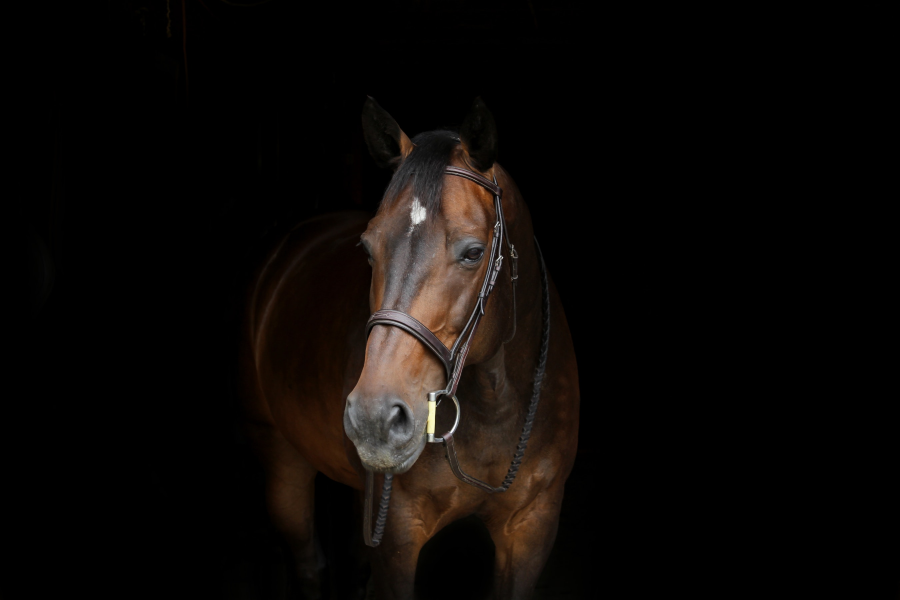
#> input picture data/horse.jpg, 2700 x 1800 px (shown at 1/3 size)
$ jupyter execute 30-Histograms-01.ipynb
#> lines starting #> are read from the running program, lines starting #| are printed output that depends on the picture
# Histograms (1/3)

Histogram is a visual interpreatation of the distribution of a continuous feature. It can also display a general trend of the frequency (kernel density estimation plot - a frequency distribyution graph).

## Image Histograms

For images, we can display the frequency of values for colors. Each of the three RGB channels has values between 0 and 255. We can plot these as 3 histograms on top of each other to see how much of each channel there is.

`0` value denotes minimal intensity (black colour) so if we have peaks near `0` that means we have lots of pixels of black color.

It is possible to create image histograms with matplotlib and OpenCV.

[cell 1]
import cv2
import numpy as np
import matplotlib.pyplot as plt

[cell 2]
dark_horse = cv2.imread('../data/horse.jpg') # Original OpenCV channeling is BGR
#> dark_horse is the input picture: shape (1800, 2700, 3); mean B, G, R 6.9, 8.9, 12
# print(type(dark_horse)) # check if image loading was successful
# plt.imshow(dark_horse)
show_horse = cv2.cvtColor(dark_horse, cv2.COLOR_BGR2RGB) # OpenCV loaded image in BGR space but matplotlib requires RGB
plt.imshow(show_horse)
# we can see there is lots of black pixels so we can expect peaks around zeros

[cell 3]
rainbow = cv2.imread('../data/rainbow.jpg')
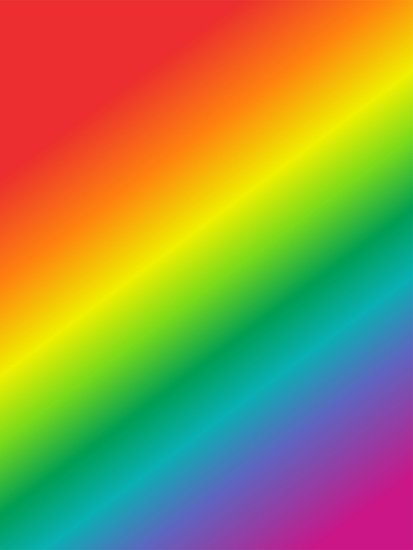
#> input picture data/rainbow.jpg, 413 x 550 px
#> rainbow is the input picture: shape (550, 413, 3); mean B, G, R 72.8, 142.3, 152.3
# print(type(rainbow)) # check if image loading was successful
# plt.imshow(rainbow)
show_rainbow = cv2.cvtColor(rainbow, cv2.COLOR_BGR2RGB) # OpenCV loaded image in BGR space but matplotlib requires RGB
plt.imshow(show_rainbow)
# colors seem to be equally distributed across values; no significant peaks are expected in histogram

[cell 4]
bricks = cv2.imread('../data/bricks.jpg')
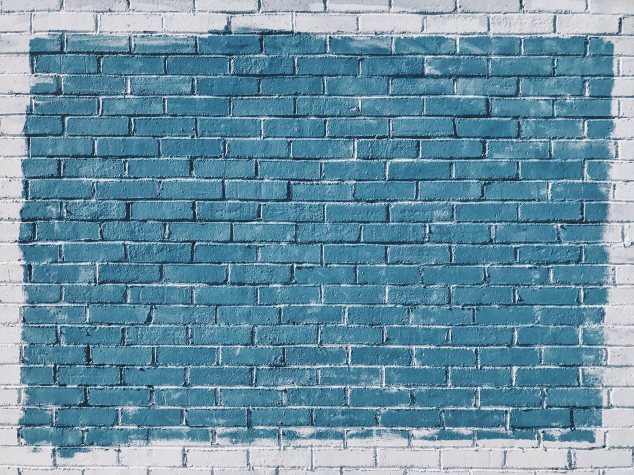
#> input picture data/bricks.jpg, 1267 x 950 px (shown at 1/2 size)
#> bricks is the input picture: shape (950, 1267, 3); mean B, G, R 163.5, 144, 104.9
# print(type(bricks)) # check if image loading was successful
# plt.imshow(bricks)
show_bricks = cv2.cvtColor(bricks, cv2.COLOR_BGR2RGB) # OpenCV loaded image in BGR space but matplotlib requires RGB
plt.imshow(show_bricks)
# we can expect peaks for blue color

[cell 5]
# channels: OpenCV channeling is BGR so Blue has index 0 and we want to show only histogram for blue colour here
# mask - optional parameter; used if we want to apply mask on the image so histograms is calculated only for the part of the image
# histSize and ranges -the upper limit is not included
hist_values = cv2.calcHist([show_bricks], channels=[0], mask=None, histSize=[256], ranges=[0, 256])
#> hist_values = 256 values, max 16885 at index 63, min 3 at index 254, mean 4701.8
hist_values.shape
#> Out = (256, 1)

[cell 6]
plt.plot(hist_values)
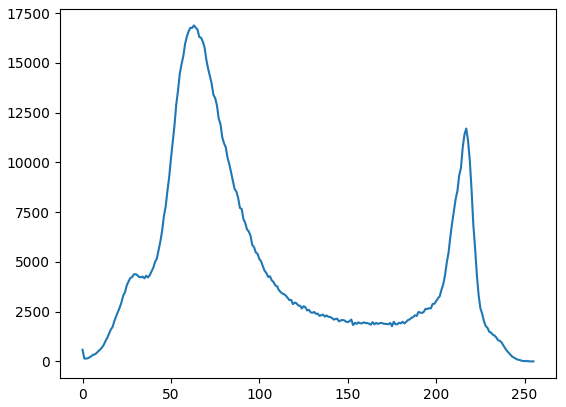
#> figure drawn by matplotlib, 1 panel; curve peaks at x = 63, y = 16885

[cell 7]
plt.imshow(show_horse)

[cell 8]
hist_values = cv2.calcHist([show_horse], channels=[0], mask=None, histSize=[256], ranges=[0, 256])
#> hist_values = 256 values, max 3582424 at index 0, min 7 at index 255, mean 18984.4
plt.plot(hist_values)
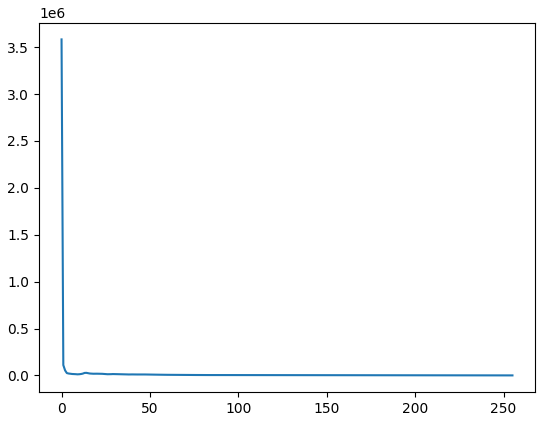
#> figure drawn by matplotlib, 1 panel; curve peaks at x = 0, y = 3582424

## How to plot all 3 color histograms all at once

[cell 9]
def show_histogram(img, title, xmax, ymax=None):
#> called with title = 'HISTOGRAM FOR BLUE BRICKS', xmax = 256
    color = ('b', 'g', 'r')
    for i, clr in enumerate(color):
        histr = hist_values = cv2.calcHist([img], channels=[i], mask=None, histSize=[256], ranges=[0, 256])
        plt.plot(histr, color = clr)
        plt.xlim([0, xmax])
        if ymax != None:
            plt.ylim([0, ymax])
    plt.title(title)

show_histogram(bricks,'HISTOGRAM FOR BLUE BRICKS', 256)
# Histogram shows a very little contribution by red and more contribution by green and blue
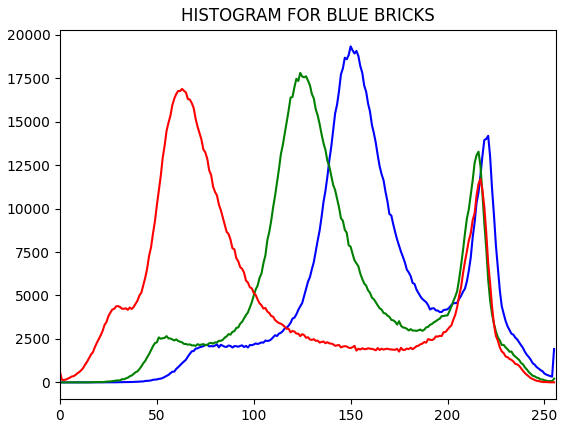
#> figure drawn by matplotlib, 1 panel; curve peaks at x = 150, y = 19329; curve peaks at x = 124, y = 17804; curve peaks at x = 63, y = 16885

[cell 10]
# Let's do the same thing for horse:
show_histogram(dark_horse,'HISTOGRAM FOR DARK HORSE', 256)
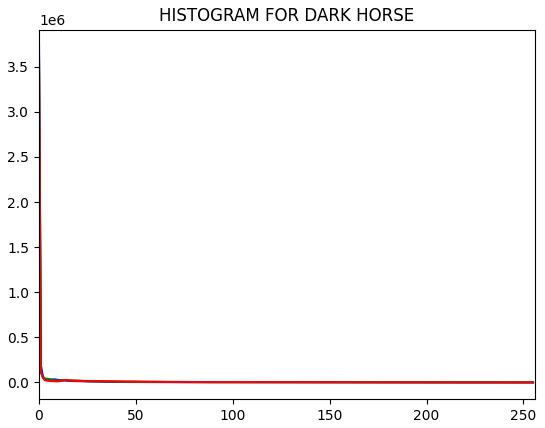
#> figure drawn by matplotlib, 1 panel; curve peaks at x = 0, y = 3726045; curve peaks at x = 0, y = 3605157; curve peaks at x = 0, y = 3582424

[cell 11]
show_histogram(dark_horse,'HISTOGRAM FOR DARK HORSE', 15, 500000)
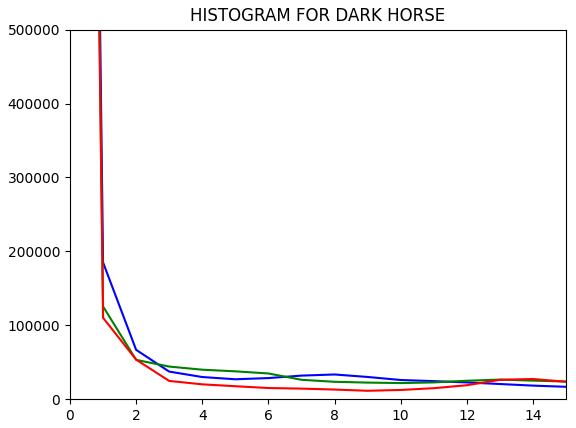
#> figure drawn by matplotlib, 1 panel; curve peaks at x = 0, y = 3726045; curve peaks at x = 0, y = 3605157; curve peaks at x = 0, y = 3582424

[cell 12]
# total number of pixels in this image
dark_horse.shape[0] * dark_horse.shape[1] * dark_horse.shape[2]
#> Out = 14580000
# most of them are black - close to (0, 0, 0)
